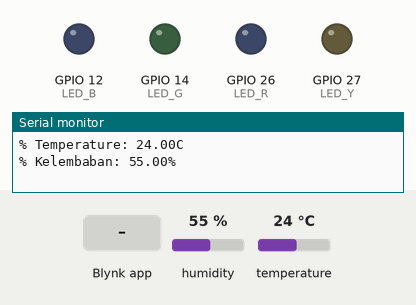
This program was run on a simulated ESP32. Shown: output pins drawn as LEDs (lit = HIGH), the last lines printed to the serial monitor. Inputs (shaded band) come from the test bench; at power-on: humidity 55 %, temperature 24 °C. WiFi joins after 1.5 s; servers stay silent unless stated.

Above: at 3.0 s.
3.1 s: Blynk app writes 1 to V6
At 4.2 s:
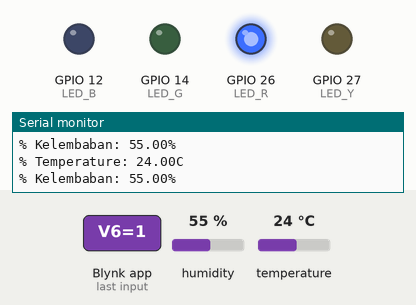
4.6 s: Blynk app writes 0 to V6
At 5.4 s:
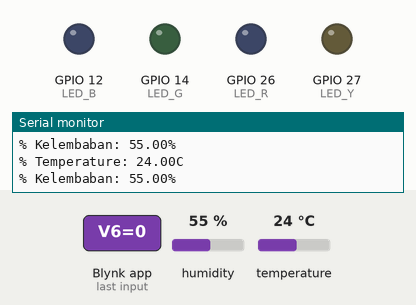
6.1 s: Blynk app writes 200 to V6
At 6.5 s:
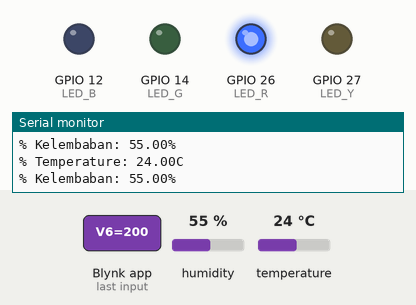
Timing chart, 0 to 9.1 s (numbered marks = the images above; inputs shaded):
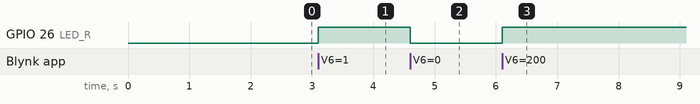

Measured:
- after the input at 3.1 s, GPIO 26 (LED_R): LOW → HIGH at once
- after the input at 4.6 s, GPIO 26 (LED_R): HIGH → LOW at once
- after the input at 6.1 s, GPIO 26 (LED_R): LOW → HIGH at once

The program:

main.cpp
```cpp
#define BLYNK_PRINT Serial

#define BLYNK_TEMPLATE_ID "TMPL6lVxCrWtH"
#define BLYNK_TEMPLATE_NAME "TugasIot"
#define BLYNK_AUTH_TOKEN "JXgSr6ACZ6oSp8ZnBe3R-f1tv8DGKleN"

#include <WiFi.h>
#include <BlynkSimpleEsp32.h>
#include <DHTesp.h>

char auth[] = BLYNK_AUTH_TOKEN; // Auth Token
char ssid[] = "Wokwi-GUEST"; // Nama hotspot yang digunakan
char pass[] = ""; // Password hotspot yang digunakan

const int DHT_PIN = 15;

int value0, value1, value2, value3, value6;

byte LED_R = 26;
byte LED_Y = 27;
byte LED_G = 14;
byte LED_B = 12;

DHTesp dht;
BlynkTimer timer;

// Fungsi untuk mengirimkan data sensor ke Blynk
void sendSensor() {
    TempAndHumidity data = dht.getTempAndHumidity();

    Serial.print("% Temperature: ");
    Serial.print(data.temperature);
    Serial.println("C ");
    Serial.print("% Kelembaban: ");
    Serial.print(data.humidity);
    Serial.println("% ");

    Blynk.virtualWrite(V3, data.temperature); // Kirim suhu ke V3
    Blynk.virtualWrite(V1, data.humidity); // Kirim kelembaban ke v1
}


BLYNK_WRITE(V6) {
  int nilaiBacaIO = param.asInt();
  digitalWrite(LED_R, nilaiBacaIO);
  Blynk.virtualWrite(V6, nilaiBacaIO);
}


void setup() {
    Serial.begin(115200);
    dht.setup(DHT_PIN, DHTesp::DHT22);

    pinMode(LED_R, OUTPUT);
    pinMode(LED_Y, OUTPUT);
    pinMode(LED_G, OUTPUT);
    pinMode(LED_B, OUTPUT);

    Blynk.begin(auth, ssid, pass); // Mulai Blynk

    // Jika menggunakan Wokwi, gunakan mode simulasi WiFi
    #ifdef WOKWI
        Blynk.connectWiFi(ssid, pass);
        Blynk.config(auth);
    #endif

    timer.setInterval(1000, sendSensor); // Kirim data setiap 1000ms
}

void loop() {
    Blynk.run();
    timer.run();
}
```
